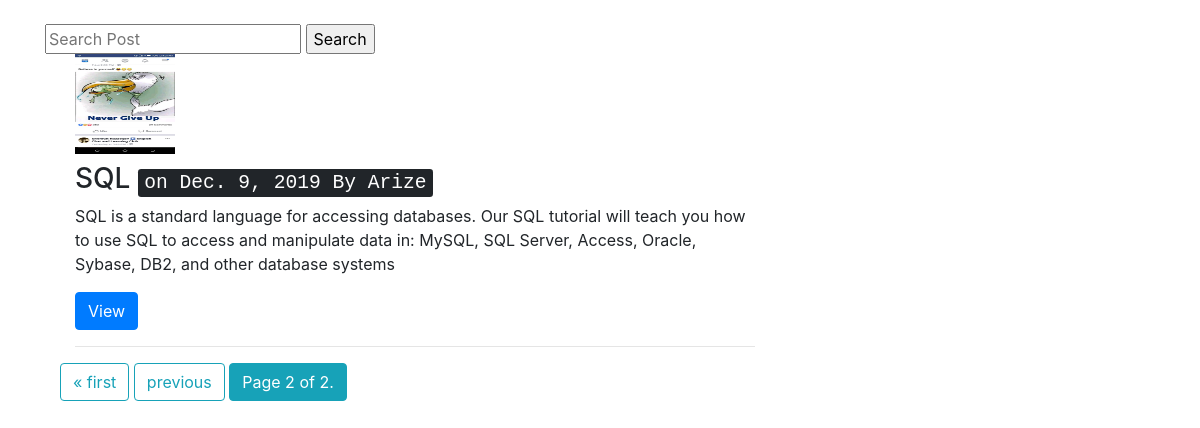
Screenshot of /?page=2 with the database file from the repository.
### posts/models.py (models this page shows, shortened)
class Post(models.Model):
    user=models.ForeignKey(settings.AUTH_USER_MODEL,default=1,on_delete=models.CASCADE)
    title=models.CharField(max_length=150)
    slug = models.SlugField(unique=True)
    image= models.ImageField(null=True,blank=True,upload_to=upload_location,width_field='width_field',
                             height_field='height_field')
    height_field=models.IntegerField(default=0)
    width_field=models.IntegerField(default=0)
    content=models.TextField()
    draft=models.BooleanField(default=False)
    publish=models.DateField(auto_now=False,auto_now_add=False)
    updated=models.DateTimeField(auto_now=True,auto_now_add=False)
    timestamp= models.DateTimeField(auto_now=False,auto_now_add=True)
    objects=PostManager()# initializing the postmanager
    class Meta:
        ordering=['-timestamp','-updated']
    def get_absolute_url(self):
    	return reverse('post-detail',kwargs={'id':self.id})

### posts/views.py (the view, shortened to what this page needs)
# urls.py: path('',posts_list,name='home-list'),
def posts_list(request):
	today=timezone.now().date()
	queryset_list=Post.objects.active()#.order_by("-timestamp")
	if request.user.is_staff or request.user.is_superuser:
		queryset_list = Post.objects.all()
	query=request.GET.get('q')
	if query:
		queryset_list=queryset_list.filter( Q(title__icontains=query) | Q(content__icontains=query)|
			Q(slug__icontains=query)#Q(user_first_name__icontains=query)|
		).distinct()# to prevent duplicate items
	paginator=Paginator(queryset_list,4)# show 4 post per page
	page=request.GET.get('page')
	try:
		queryset=paginator.get_page(page)
	except PageNotAnInteger:
		queryset = paginator.get_page(1)
	except EmptyPage:
		queryset = paginator.get_page(paginator.num_pages)
	context={'object_list':queryset,
			 'today':today,
	'title':'every'}
	return render(request,'posts/post_list.html',context)

### posts/models.py (called while the page is built)
    def active(self, *args,**kwargs):
        return super(PostManager, self).filter(draft=False).filter(publish__lte=timezone.now())

### templates/posts/post_list.html (shortened to what this page needs)
 {% extends 'base.html' %}
 {% block content%}
<br>
     <form method="GET",action="">
     <input type="text" name="q" placeholder="Search Post" value="{{ request.Get.q }}">
     <input type="submit" value="Search">
     </form>
 <div class="col-sm-8 col-sm-offset">
	{% for post in object_list%}
	<div class="col-sm-12">
		<div class="thumbnail">
			{% if post.image%}
 	<img src="{{post.image.url}}" class="img-responsive" height="100" width="100">
      {% endif %}
    <div class="caption">
        <h3>{{ post.title}}  <small> <kbd>on {{ post.publish}} By {{ post.user|capfirst }}</kbd></small></h3>
        <p>{{post.content|capfirst|safe}}</p>
        <p><a href="{{post.get_absolute_url}}" class="btn btn-primary" role='button'>View</a></p><hr>
    </div>
		</div>
	</div>
	{% endfor %}
<div class="pagination">
<span class="step-links">
{% if object_list.has_previous %}
<a class="btn btn-outline-info mb-4" href="?page=1">&laquo; first</a>
<a class="btn btn-outline-info mb-4" href="?page={{ object_list.previous_page_number }}{% if request.GET.q %}&q={{ request.GET.q }}{% endif %}">previous</a>
{% endif %}
<span class="current">
<p class="btn btn-info mb-4">Page {{ object_list.number }} of {{ object_list.paginator.num_pages }}.</p>
</span>
</span>
</div>
</div>
{% endblock content %}

### rows the page displays
Post: image (picture), title "SQL", publish "Dec. 9, 2019", user "Arize", content "SQL is a standard language for accessing databases. Our SQL tutorial will teach you how to use SQL to access and manipulate data in: MySQL, SQL Server, Access, Oracle, Sybase, DB2, and other database systems"

### other values shown
{{ object_list.number }} "2"
{{ object_list.paginator.num_pages }} "2"
